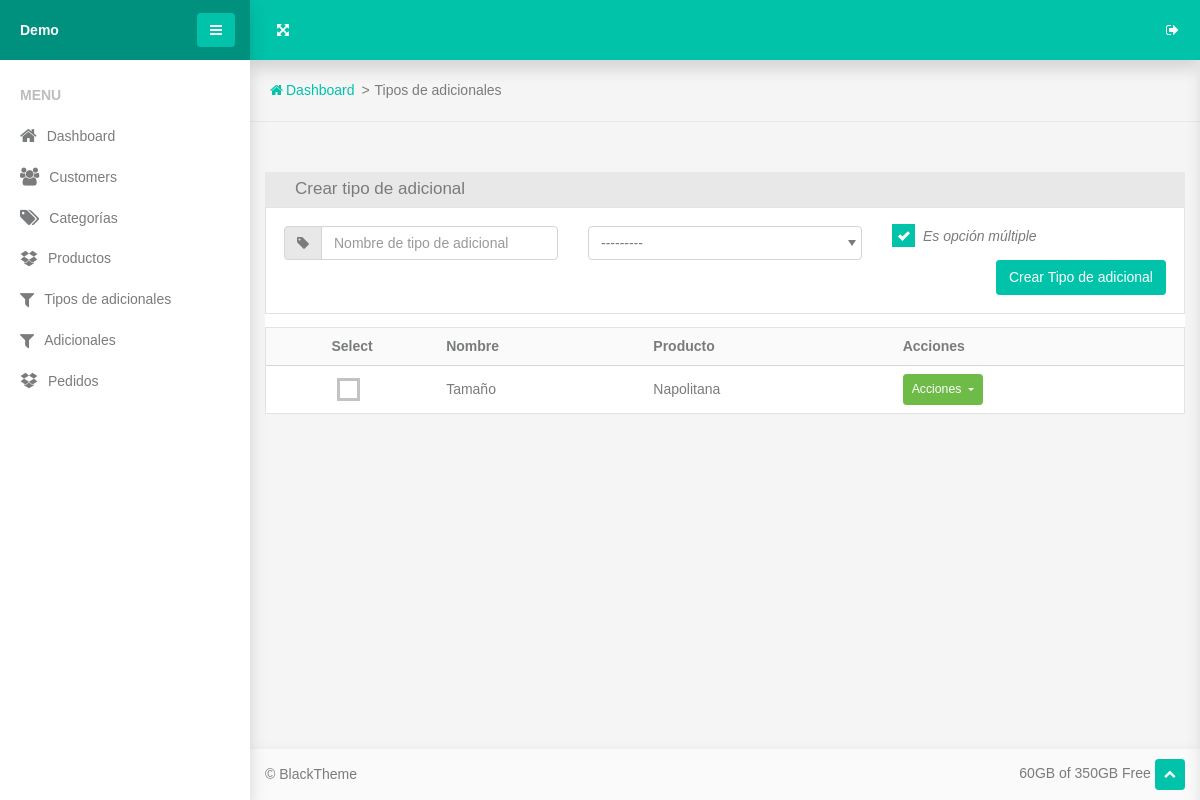
The app's page /extra-types/, older data.
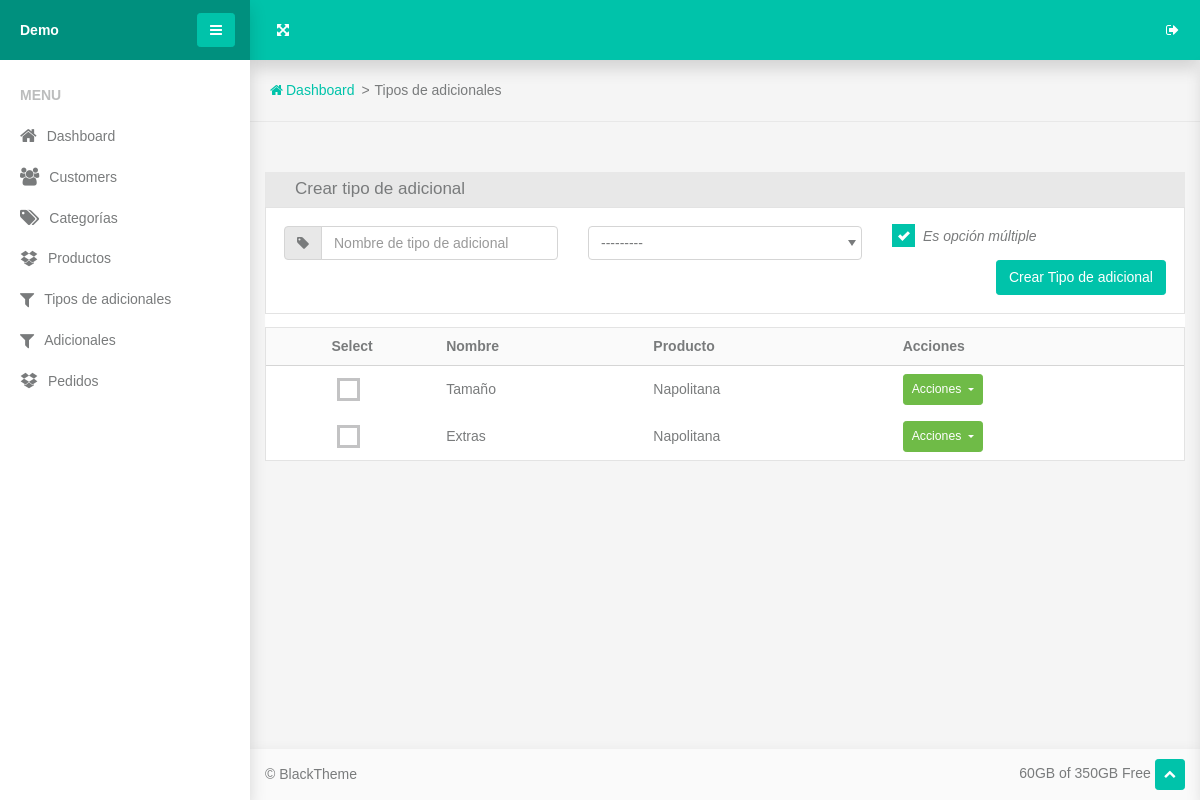
The same page, newer data.
### www/product/models.py (models this page shows, shortened)
class ChoiceType(models.Model):
    product = models.ForeignKey(Product, on_delete=models.CASCADE, related_name='choice_types')
    name = models.CharField(max_length=100)
    is_multiple = models.BooleanField(default=True)

class Product(models.Model):
    sku = models.CharField(max_length=100, blank=True, null=True)
    name = models.CharField(max_length=100)
    description = models.TextField(max_length=300, blank=True, null=True)
    category = models.ForeignKey('Category', on_delete=models.SET_NULL, null=True, blank=True, related_name='products')
    image = models.ImageField(blank=True, null=True)
    price = models.DecimalField(decimal_places=2, max_digits=7)
    in_stock = models.BooleanField(default=True)
    discount_price = models.DecimalField(blank=True, null=True, decimal_places=2, max_digits=7)
    def __str__(self):
        return self.name

### www/views.py (the view)
# urls.py: path('extra-types/', views.extra_types, name='extra-types'),
def extra_types(req):
    form = forms.ChoiceTypeForm()
    choice_types = models.ChoiceType.objects.all()
    context = {
        'form': form,
        'choice_types': choice_types,
    }
    if req.method == 'GET':
        return render(req, 'www/extra_types.html', context)
    elif req.method == 'POST':
        form = forms.ChoiceTypeForm(req.POST)
        if form.is_valid():
            choice_type = form.save()
            context['choice_type'] = choice_type
        return render(req, 'www/extra_types.html', context)

### www/forms.py
class ChoiceTypeForm(forms.ModelForm):
    class Meta:
        model = models.ChoiceType
        fields = '__all__'
        widgets = {
            'name': forms.TextInput(attrs={'class': 'form-control', 'placeholder': 'Nombre de tipo de adicional'}),
            'is_multiple': forms.CheckboxInput(attrs={'class': 'custom-control-input'}),
            'product': forms.Select(attrs={'class': 'form-control'}),
        }

### www/templates/www/extra_types.html (shortened to what this page needs)
{% extends "base.html" %}
{% load static %}
{% block content %}
<section class="topbar">
    <ul class="breadcrumbs">
      <li class="breadcrumbs-item"><a class="breadcrumbs-link" href="{% url 'home' %}"><span class="breadcrumbs-icon fa-home"></span><span>Dashboard</span></a></li>
      <li class="breadcrumbs-item">Tipos de adicionales
      </li>
    </ul>
  </section>
  <section class="section-sm">
        <div class="container-fluid">
          <div class="panel panel-nav">
            <div class="panel-header d-flex flex-wrap align-items-center justify-content-between">
              <h3 class="panel-title">Crear tipo de adicional</h3>
            </div>
            <div class="panel-body">
              <form method="post">
                <div class="tab-content">
                  <div class="tab-pane fade show active" id="panelTab1" role="tabpanel">
                    <div class="row">
                      <div class="col-md-4">
                        <div class="input-group form-group">
                          <div class="input-group-prepend">
                            <label class="input-group-text" for="basic-addon1"><span class="fa-tag"></span></label>
                          </div>
                          {{form.name}}
                        </div>
                      </div>
                      <div class="col-md-4">
                        {{form.product}}
                      </div>
                      <div class="col-md-4">
                        <div class="custom-control custom-checkbox">
                          <label class="custom-control-label" for="id_is_multiple"><span class="font-italic">Es opción múltiple</span>
                          </label>
                        </div>
                      </div>
                      <div class="col-md-8">
                      </div>
                      <div class="col-md-4 text-right">
                          <button class="btn btn-primary" type="submit">Crear Tipo de adicional</button>
                        </div>
                    </div>
                  </div>
              </form>
            </div>
          </div>
          <div class="panel">
            <div class="panel-body p-0">
              <div class="table-responsive">
                  <table class="table table-sm table-borderless table-vertical-align">
                  <thead>
                    <tr class="border-bottom bg-lighter">
                      <th class="text-center">Select</th>
                      <th>Nombre</th>
                      <th>Producto</th>
                      <th>Acciones</th>
                    </tr>
                  </thead>
                  <tbody>
                    {% for c in choice_types %}
                      <tr>
                      <td class="text-center">
                        <div class="custom-control custom-checkbox custom-checkbox-light">
                        </div>
                      </td>
                      <td>{{c.name}}</td>
                      <td>{{c.product}}</td>
                      <td>
                        <div class="dropdown">
                          <button class="btn dropdown-toggle btn-success btn-sm" data-toggle="dropdown"><span>Acciones</span>
                          </button>
                        </div>
                      </td>
                    </tr>
                    {% endfor %}
                  </tbody>
                </table>
              </div>
            </div>
          </div>
        </div>
      </section>
{% endblock content %}

Row changes from the older to the newer data that the page shows:
added ChoiceType: name "Extras", product "Napolitana"
